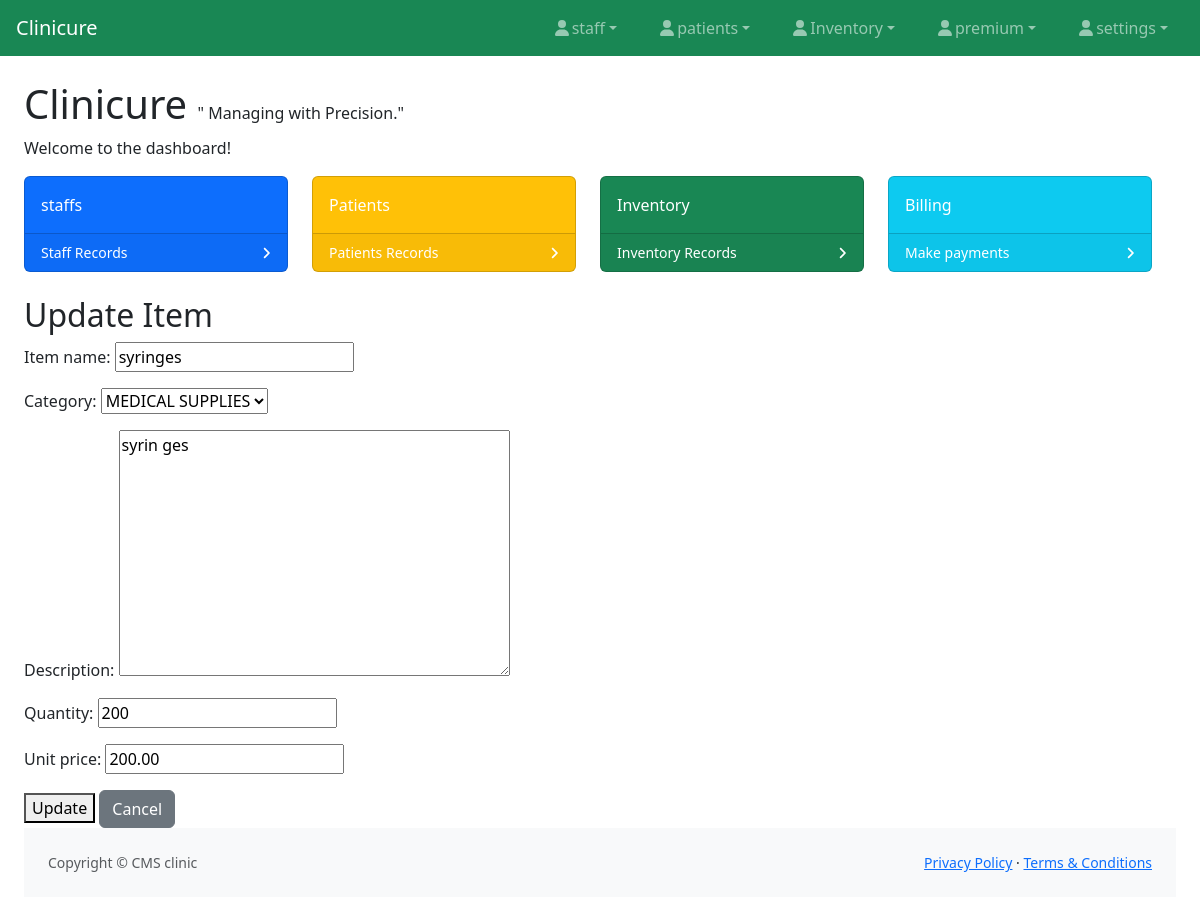
Page /inventory/update/1/ on the committed database.
### inventory/models.py (models this page shows, shortened)
class item(models.Model):
    item_name = models.CharField(max_length=100)
    category = models.CharField(max_length=200, choices=CATEGORY_CHOICES, default='MEDICINES')
    description = models.TextField()
    quantity = models.PositiveIntegerField()
    unit_price = models.DecimalField(max_digits=10, decimal_places=2)
    date_added = models.DateField(auto_now_add=True)

### inventory/views.py (the view)
# urls.py: path('update/<int:id>/', views.update_item, name='update_item'),
def update_item(request, id):
    items= get_object_or_404(item, id=id)
    if request.method == 'POST':
        form = itemForm(request.POST, instance=items)
        if form.is_valid():
            form.save()
            return redirect('inventory:item_list')
    else:
        form = itemForm(instance=items)
    return render(request, 'update_item.html', {'form': form,'items':items})

### inventory/forms.py
class itemForm(forms.ModelForm):
       class Meta:
           model = item
           fields= '__all__'

### inventory/templates/update_item.html (shortened to what this page needs)
{% extends 'base.html' %}
{% block body %}
  <h2>Update Item</h2>
  <form method="post" action="{% url 'inventory:update_item' items.id %}">
    {{ form.as_p }}
    <button type="submit">Update</button>
   <a href="{% url 'inventory:item_list' %}" class="btn btn-secondary">Cancel</a>
  </form>
{% endblock %}

### rows in the picture
item: item_name "syringes", category "MEDICAL SUPPLIES", description "syrin ges", quantity "200", unit_price "200.00"
